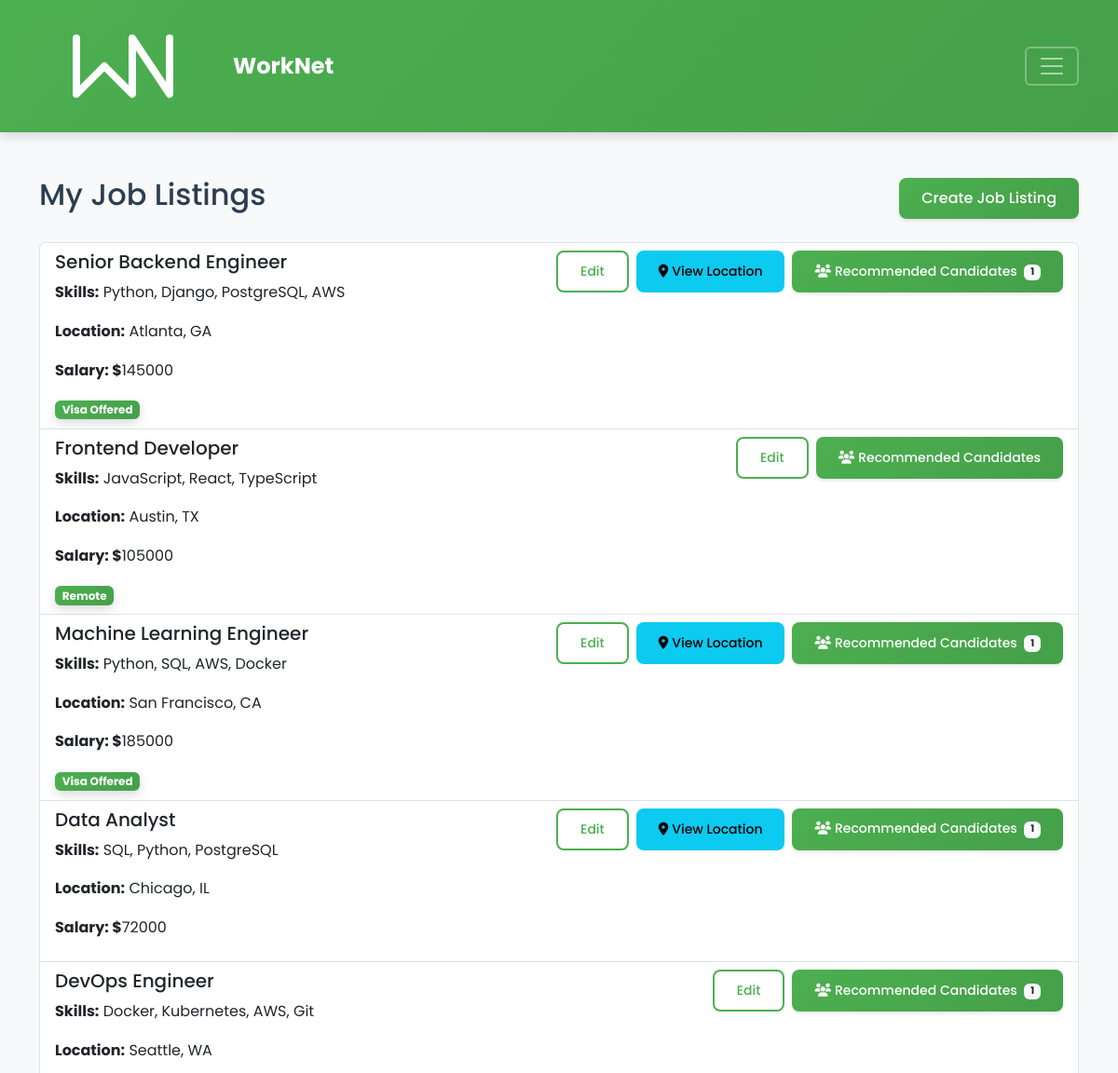
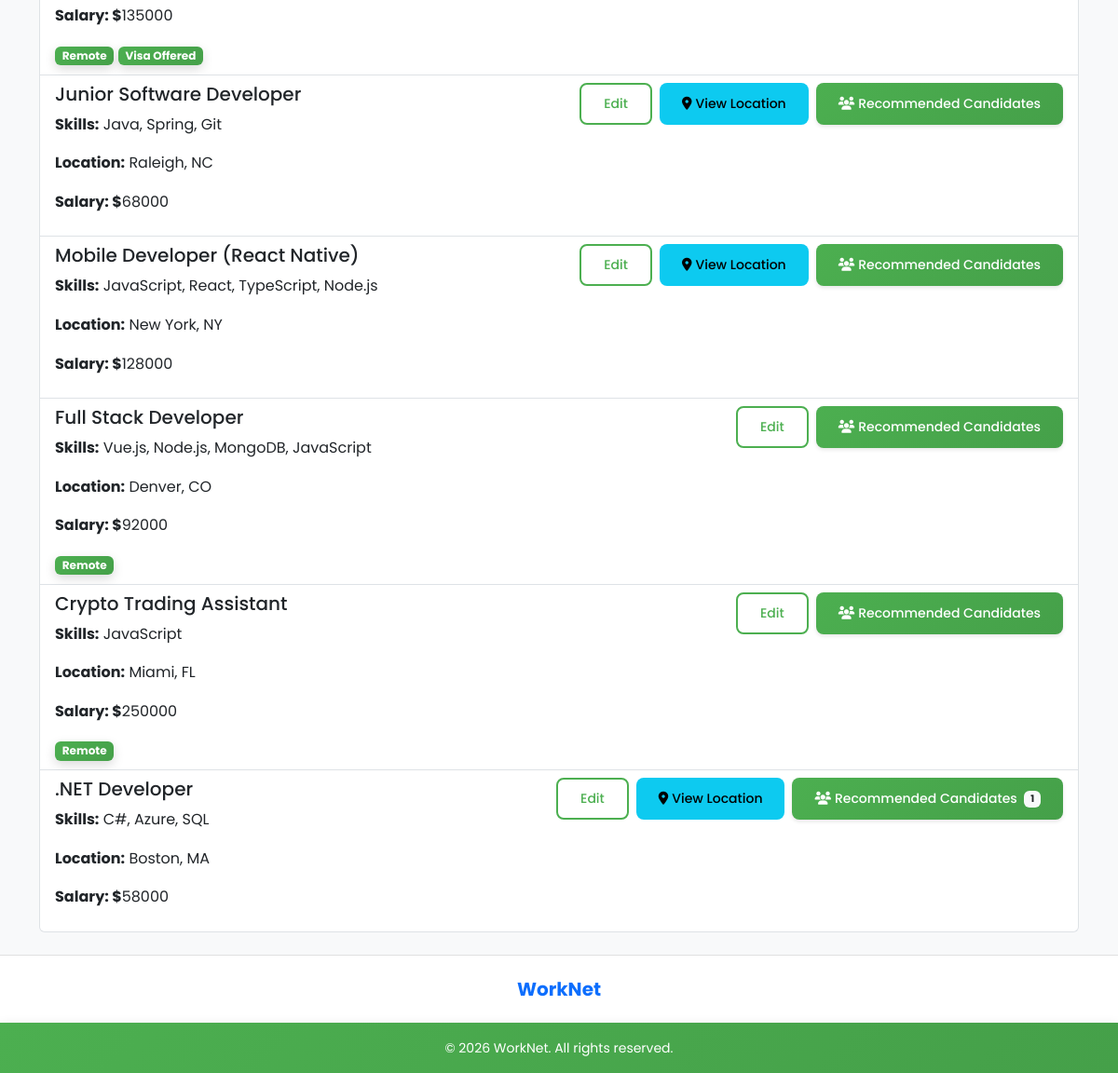
The app's page /job_board/my-listings/ (signed in) with its own data (2 pictures, top to bottom).
### job_board/models.py (models this page shows, shortened)
class JobListing(models.Model):
    STATUS_CHOICES = [
        ('approved', 'Approved'),
        ('rejected', 'Rejected'),
        ('removed', 'Removed'),
    ]
    recruiter = models.ForeignKey(Account, on_delete=models.CASCADE, related_name='listings', limit_choices_to={'account_type': 'recruiter'}, null=True, blank=True)
    title = models.CharField(max_length=200)
    skills = models.CharField(max_length=100)
    location = models.CharField(max_length=100)
    latitude = models.FloatField(null=True, blank=True, help_text='Latitude for map display (auto-geocoded)')
    longitude = models.FloatField(null=True, blank=True, help_text='Longitude for map display (auto-geocoded)')
    salary = models.IntegerField(default=50000)
    is_remote = models.BooleanField(default=False)
    is_visa_offered = models.BooleanField(default=False)
    status = models.CharField(max_length=10, choices=STATUS_CHOICES, default='approved')
    rejection_reason = models.TextField(blank=True)

### accounts/views.py (the view)
    def wrapper(request, *args, **kwargs):
        if not request.user.is_authenticated:
            messages.warning(request, 'Please log in first.')
            return redirect('accounts.login')
        if request.user.account_type != 'recruiter':
            messages.warning(request, 'This page is only accessible to recruiters.')
            return redirect('home.index')
        return view_func(request, *args, **kwargs)

### accounts/views.py (called while the page is built)
def recruiter_required(view_func):
    def wrapper(request, *args, **kwargs):
        if not request.user.is_authenticated:
            messages.warning(request, 'Please log in first.')
            return redirect('accounts.login')
        if request.user.account_type != 'recruiter':
            messages.warning(request, 'This page is only accessible to recruiters.')
            return redirect('home.index')
        return view_func(request, *args, **kwargs)
    return wrapper

### job_board/views.py (called while the page is built)
@login_required
@recruiter_required
def recruiter_listings(request):
    recruiter_listings = JobListing.objects.filter(recruiter=request.user)
    jobs_with_recommendations = []
    for job in recruiter_listings:
        recommended_candidates = get_recommended_candidates_for_job(job)
        jobs_with_recommendations.append({
            'job': job,
            'recommended_candidates': recommended_candidates
        })
    return render(request, 'job_board/recruiter_listings.html', {
        'jobs': recruiter_listings,
        'jobs_with_recommendations': jobs_with_recommendations
    })

### job_board/templates/job_board/recruiter_listings.html (shortened to what this page needs)
{% extends 'base.html' %}
{% block content %}
<div class="container py-4">
  <div class="d-flex justify-content-between align-items-center mb-4">
    <h2>My Job Listings</h2>
    <a href="{% url 'job_board.create_listing' %}" class="btn btn-primary">Create Job Listing</a>
  </div>
  <ul class="list-group">
    {% for job_data in jobs_with_recommendations %}
      <li class="list-group-item">
        <div class="d-flex justify-content-between align-items-start">
          <div class="flex-grow-1">
            <h5>{{ job_data.job.title }}</h5>
            <p><strong>Skills:</strong> {{ job_data.job.skills }}</p>
            <p><strong>Location:</strong> {{ job_data.job.location }}</p>
            <p><strong>Salary: $</strong>{{ job_data.job.salary }}</p>
            {% if job_data.job.is_remote %}
              <span class="badge custom-bg">Remote</span>
            {% endif %}
            {% if job_data.job.is_visa_offered %}
              <span class="badge custom-bg">Visa Offered</span>
            {% endif %}
          </div>
          <div class="d-flex flex-column align-items-end gap-2">
            <div class="d-flex gap-2">
              <a href="{% url 'job_board.edit_listing' job_data.job.id %}" class="btn btn-sm btn-outline-primary">Edit</a>
              {% if not job_data.job.is_remote and job_data.job.location %}
                <button type="button" class="btn btn-sm btn-info" onclick="showJobLocationMap({{ job_data.job.id }}, '{{ job_data.job.title|escapejs }}')">
                  <i class="fas fa-map-marker-alt me-1"></i>View Location
                </button>
              {% endif %}
              <button type="button" class="btn btn-sm btn-success" data-bs-toggle="modal" data-bs-target="#candidatesModal" data-job-id="{{ job_data.job.id }}" data-job-title="{{ job_data.job.title|escapejs }}" data-candidates-count="{{ job_data.recommended_candidates|length }}">
                <i class="fas fa-users me-1"></i>Recommended Candidates
                {% if job_data.recommended_candidates %}
                  <span class="badge bg-light text-dark ms-1">{{ job_data.recommended_candidates|length }}</span>
                {% endif %}
              </button>
            </div>
          </div>
        </div>
      </li>
    {% empty %}
      <li class="list-group-item">No job listings yet? Create one!</li>
    {% endfor %}
  </ul>
</div>
{% endblock content %}

### WorkNet/static/css/style.css (style rules this page uses)
:root { --primary-color: #4CAF50; --primary-dark: #45a049; --primary-light: #66BB6A; --secondary-color: #032c62; --secondary-dark: #021d42; --text-dark: #2c3e50; --text-light: #6c757d; --bg-light: #f8f9fa; --bg-white: #ffffff; --border-color: #e0e0e0; --shadow-sm: 0 2px 4px rgba(0,0,0,0.1); --shadow-md: 0 4px 12px rgba(0,0,0,0.15); --shadow-lg: 0 8px 24px rgba(0,0,0,0.2); --transition: all 0.3s ease; }
body { font-family: 'Poppins', -apple-system, BlinkMacSystemFont, 'Segoe UI', Roboto, sans-serif; color: var(--text-dark); background-color: var(--bg-light); line-height: 1.6; }
.custom-bg { background: linear-gradient(135deg, var(--primary-color) 0%, var(--primary-dark) 100%); box-shadow: var(--shadow-md); }
.btn { border-radius: 0.5rem; font-weight: 500; padding: 0.625rem 1.5rem; transition: var(--transition); border: none; }
.btn-primary, .btn-success, .custom-bg.btn { background: linear-gradient(135deg, var(--primary-color) 0%, var(--primary-dark) 100%); color: white; box-shadow: var(--shadow-sm); }
.btn-outline-primary { border: 2px solid var(--primary-color); color: var(--primary-color); background: transparent; }

### job_board/templates/job_board/recruiter_listings.html (style rules this page uses)
.btn-success { background-color: #28a745; border-color: #28a745; }

### records on screen
JobListing: job "Senior Backend Engineer", job.skills "Python, Django, PostgreSQL, AWS", job.location "Atlanta, GA", job.salary "145000", is_visa_offered "Visa Offered", recommended_candidates|length "1"
JobListing: job "Frontend Developer", job.skills "JavaScript, React, TypeScript", job.location "Austin, TX", job.salary "105000", is_remote "Remote"
JobListing: job "Machine Learning Engineer", job.skills "Python, SQL, AWS, Docker", job.location "San Francisco, CA", job.salary "185000", is_visa_offered "Visa Offered", recommended_candidates|length "1"
JobListing: job "Data Analyst", job.skills "SQL, Python, PostgreSQL", job.location "Chicago, IL", job.salary "72000", recommended_candidates|length "1"
JobListing: job "DevOps Engineer", job.skills "Docker, Kubernetes, AWS, Git", job.location "Seattle, WA", job.salary "135000", is_remote "Remote", is_visa_offered "Visa Offered", recommended_candidates|length "1"
JobListing: job "Junior Software Developer", job.skills "Java, Spring, Git", job.location "Raleigh, NC", job.salary "68000"
JobListing: job "Mobile Developer (React Native)", job.skills "JavaScript, React, TypeScript, Node.js", job.location "New York, NY", job.salary "128000"
JobListing: job "Full Stack Developer", job.skills "Vue.js, Node.js, MongoDB, JavaScript", job.location "Denver, CO", job.salary "92000", is_remote "Remote"
JobListing: job "Crypto Trading Assistant", job.skills "JavaScript", job.location "Miami, FL", job.salary "250000", is_remote "Remote"
JobListing: job ".NET Developer", job.skills "C#, Azure, SQL", job.location "Boston, MA", job.salary "58000", recommended_candidates|length "1"
